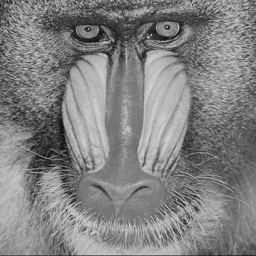
%> input picture baboon256.tif, 256 x 256 px
$ octave Untitled4.m   (GNU Octave 9; MATLAB toolbox functions it lacks are replaced by stand-ins)
%> lines starting %> are read from the running program, lines starting %| are printed output that depends on the picture
image = imread('baboon256.tif');
%> image is the input picture: size 256x256 uint8; min 10, max 212, mean 129.6
p=input('noise percentage');
%> the answer given: 3
w = imnoise(image,'Gaussian',0,p);
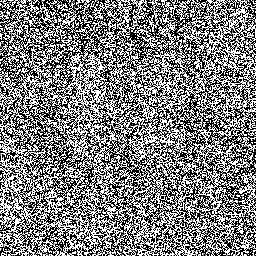
%> w: size 256x256 uint8; min 0, max 255, mean 127.3
windowneed=input('window size');
%> the answer given: 3
if(windowneed==3 && p==0.05)
     calval=[0.000161 0.012353 0.000161;0.012353 0.949948 0.012353;0.000161 0.012353 0.000161];
elseif(windowneed==3 && p==0.1)
     calval=[0.00324 0.050442 0.00324;0.050442 0.785272 0.050442;0.00324 0.050442 0.00324];
elseif(windowneed==3 && p==0.2)
     calval=[0.017288 0.096907 0.017288;0.096907 0.543219 0.096907;0.017288 0.096907 0.017288];
elseif(windowneed==5 && p==0.05)
     calval=[0,0,0,0,0;0,0.000161,0.012353,0.000161,0;0,0.012353,0.949948,0.012353,0;0,0.000161,0.012353,0.000161,0;0,0,0,0,0];
elseif(windowneed==5 && p==0.1)
     calval=[0,0,0.000001,0,0;0,0.00324,0.050442,0.00324,0;0.000001,0.050442,0.785269,0.050442,0.000001;0,0.00324,0.050442,0.00324,0;0,0,0.000001,0,0];
elseif(windowneed==5 && p==0.2)
     calval=[0,0.000052,0.000293,0.000052,0;0.000052,0.01726,0.096753,0.01726,0.000052;0.000293,0.096753,0.542356,0.096753,0.000293;0.000052,0.01726,0.096753,0.01726,0.000052;0,0.000052,0.000293,0.000052,0];
elseif(windowneed==7 && p==0.05)
     calval=[0 0 0 0 0 0 0;0 0 0 0 0 0 0;0 0 0.000161 0.012353 0.000161 0 0;0 0 0.012353 0.949948 0.012353 0 0;0 0 0.000161 0.012353 0.000161 0 0;0 0 0 0 0 0 0;0 0 0 0 0 0 0];
elseif(windowneed==7 && p==0.1)
     calval=[0 0 0 0 0 0 0;0 0 0 0.000001 0 0 0;0 0 0.00324 0.050442 0.00324 0 0;0 0.000001 0.050442 0.785269 0.050442 0.000001 0;0 0 0.00324 0.050442 0.00324 0 0;0 0 0 0.000001 0 0 0;0 0 0 0 0 0 0];
elseif(windowneed==7 && p==0.2)
     calval=[0 0 0 0 0 0 0;0 0 0.000052 0.000293 0.000052 0 0;0 0.000052 0.01726 0.096753 0.01726 0.000052 0;0 0.000293 0.096753 0.542356 0.096753 0.000293 0;0 0.000052 0.01726 0.096753 0.01726 0.000052 0;0 0 0.000052 0.000293 0.000052 0 0;0 0 0 0 0 0 0];
end
if(windowneed==3)
   d=0;
     badlo=zeros(size(w)+2);

         for x=1:size(w,1)
             for y=1:size(w,2)
                badlo(x+1,y+1)=w(x,y);
            end
         end
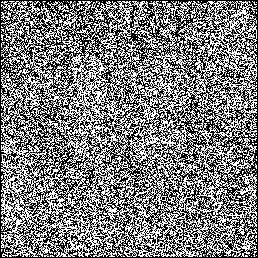
%> badlo: size 258x258 double; min 0, max 255, mean 125.4
 test=zeros(size(w));
  for i= 1:size(badlo,1)-2
     for j=1:size(badlo,2)-2
         for x=1:3
            for y=1:3
%> (the run ends here)
